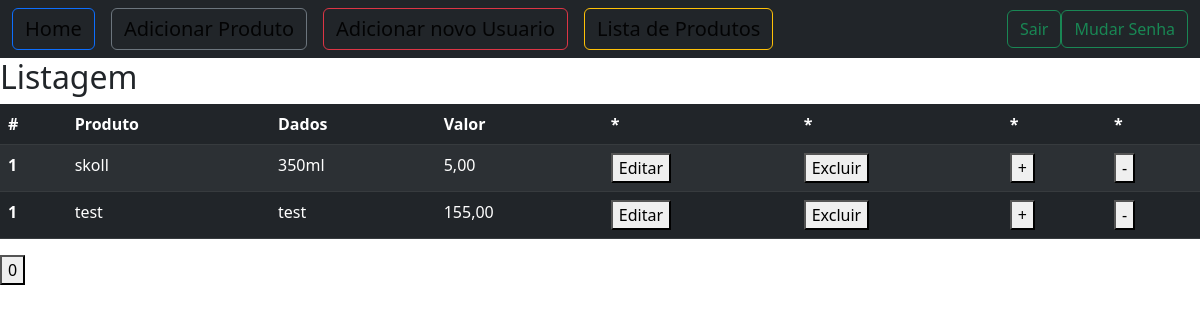
/list/ (signed in), run on an earlier commit of the app's database.
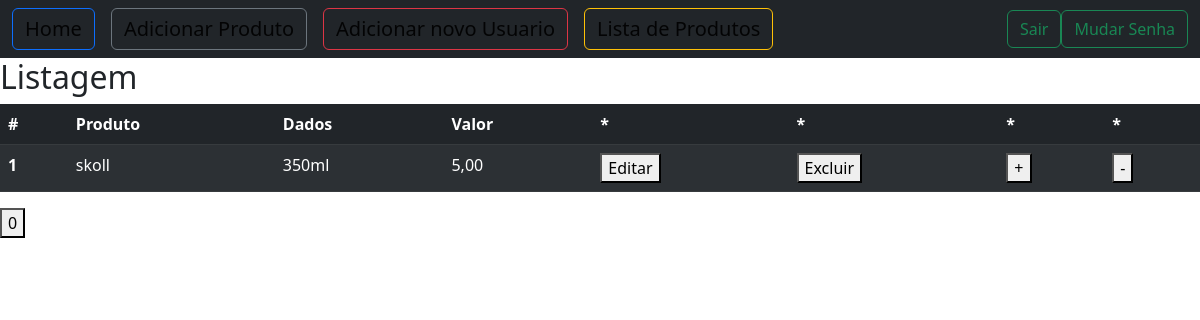
And on a later commit of the database.
### core/models.py (models this page shows, shortened)
class Produto(models.Model):
    nome = models.CharField(max_length=120)
    dados = models.CharField(max_length=150)
    valor = models.DecimalField(decimal_places=2,max_digits=5)

### core/crud.py (the view)
# urls.py: path('list/',ListaProduto.as_view(),name='list'),
class ListaProduto(LoginRequiredMixin,ListView):
    template_name = 'crud/list.html'
    model = Produto
    success_url = reverse_lazy('home')
    def get_context_data(self, **kwargs):
        context = super().get_context_data(**kwargs)
        context ['produtos'] = Produto.objects.all()
        return context

### templates/crud/list.html (shortened to what this page needs)
{% extends 'base.html' %}
{% block content %}
<h2>Listagem</h2>
  <table class=" table table-dark table-striped">
    <thead>
      <tr>
        <th scope="col">#</th>
        <th scope="col">Produto</th>
        <th scope="col">Dados</th>
        <th scope="col">Valor</th>
        {% if perms.contenttypes.view_contenttype %}
          <th scope="col">*</th>
          <th scope="col">*</th>
          <th scope="col">*</th>
          <th scope="col">*</th>
        {% endif %}
      </tr>
    </thead>
    <tbody>
        {% for pro in produtos %}
            <tr>
                <th scope="row">1</th>
                <td>{{ pro.nome }}</td>
                <td>{{ pro.dados }}</td>
                <td id="valor">{{ pro.valor }}</td>
                {% if perms.core.change_produto %}
                  <td><button  onclick="location.href = '{% url 'update' pro.pk  %}'" >Editar</button></td>
                {% endif %}
                {% if perms.core.delete_produto %}
                  <td><button  onclick="location.href = '{% url 'deleta' pro.pk %}'" >Excluir</button></td>
                {% endif %}
                {% if perms.contenttypes.view_contenttype %}
                  <td><button >+</button></td>
                  <td><button >-</button></td>
                {% endif %}
            </tr>
      {% endfor %}
    </tbody>
  </table>
  <button id="test" onclick="test()">0</button>
{%endblock%}

What changed in the data, as far as the page shows it:
removed Produto: nome "test", dados "test", valor "155,00"
